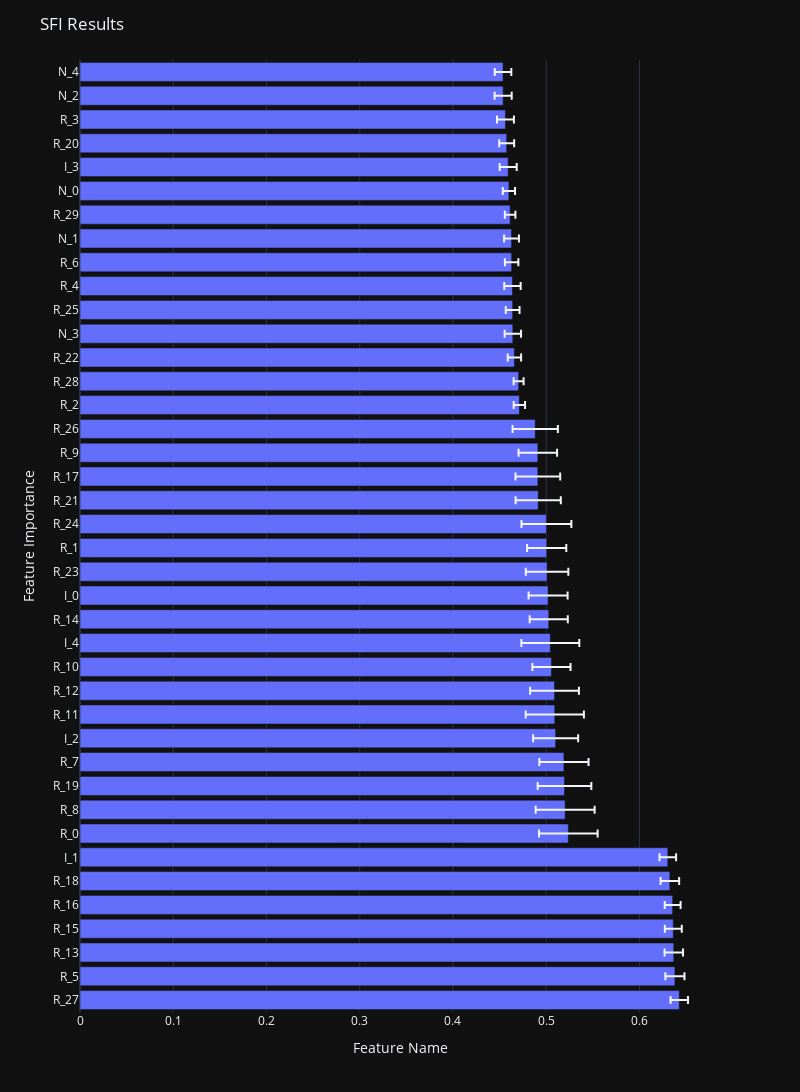

Notebook source saved alongside this figure:
### Markdown cell above
# Plot Results

### Code cell
import plotly.express as px

fig = px.bar(
    result,
    x="Mean", 
    y="FeatureName",
    error_x="StandardDeviation"
)

fig.update_layout(
    title="SFI Results",
    xaxis_title="Feature Name",
    yaxis_title="Feature Importance",
    template="plotly_dark",
    width=800, height=1200,
    # legend_title="Legend Title",
    # font=dict(
    #     family="Courier New, monospace",
    #     size=18,
    #     color="RebeccaPurple"
    # )
)

fig.show()

fig.write_json('SFI Results.json')

### Figure 1 — Plotly figure (JSON) as saved in the notebook; plotly's stock layout.template omitted (floating-point values rounded to 4 significant figures)
{"data": [{"alignmentgroup": "True", "error_x": {"array": [0.009355, 0.01026, 0.00991, 0.009058, 0.008514, 0.009962, 0.008893, 0.03145, 0.03161, 0.02878, 0.02638, 0.02413, 0.03122, 0.02617, 0.02047, 0.03107, 0.02043, 0.02094, 0.02282, 0.02102, 0.02676, 0.02424, 0.02398, 0.02066, 0.0243, 0.006095, 0.005334, 0.007175, 0.008804, 0.007377, 0.008794, 0.007226, 0.007931, 0.005661, 0.006563, 0.009127, 0.00801, 0.009073, 0.00916, 0.008881]}, "hovertemplate": "Mean=%{x}<br>FeatureName=%{y}<extra></extra>", "legendgroup": "", "marker": {"color": "#636efa", "pattern": {"shape": ""}}, "name": "", "offsetgroup": "", "orientation": "h", "showlegend": false, "textposition": "auto", "type": "bar", "x": [0.6427, 0.638, 0.6368, 0.6363, 0.6356, 0.6326, 0.6304, 0.5237, 0.5203, 0.5196, 0.519, 0.5101, 0.5092, 0.5089, 0.5056, 0.5044, 0.5027, 0.502, 0.5009, 0.5005, 0.5002, 0.4914, 0.491, 0.491, 0.4882, 0.4712, 0.4704, 0.4659, 0.4642, 0.464, 0.4638, 0.4629, 0.4628, 0.4613, 0.46, 0.4592, 0.4576, 0.4563, 0.4538, 0.4537], "xaxis": "x", "y": ["R_27", "R_5", "R_13", "R_15", "R_16", "R_18", "I_1", "R_0", "R_8", "R_19", "R_7", "I_2", "R_11", "R_12", "R_10", "I_4", "R_14", "I_0", "R_23", "R_1", "R_24", "R_21", "R_17", "R_9", "R_26", "R_2", "R_28", "R_22", "N_3", "R_25", "R_4", "R_6", "N_1", "R_29", "N_0", "I_3", "R_20", "R_3", "N_2", "N_4"], "yaxis": "y"}], "layout": {"barmode": "relative", "height": 1200, "legend": {"tracegroupgap": 0}, "margin": {"t": 60}, "title": {"text": "SFI Results"}, "width": 800, "xaxis": {"anchor": "y", "domain": [0, 1], "title": {"text": "Feature Name"}}, "yaxis": {"anchor": "x", "domain": [0, 1], "title": {"text": "Feature Importance"}}}}
